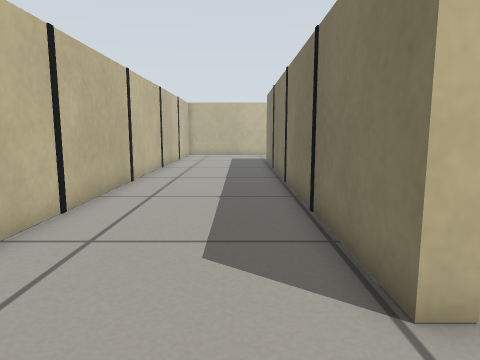
View 1 (above)

20 first-person views from a walk through a Gazebo world. The camera is 0.45 m above the floor, tilts 8° down and sees 70° across. The floor is counted in squares, 0.25 m on a side. Each view is taken from the middle of a square. On the plan, view 1 faces up. The plan holds only what a view shows up to about 17 squares ahead; the rest is blank.

View 2
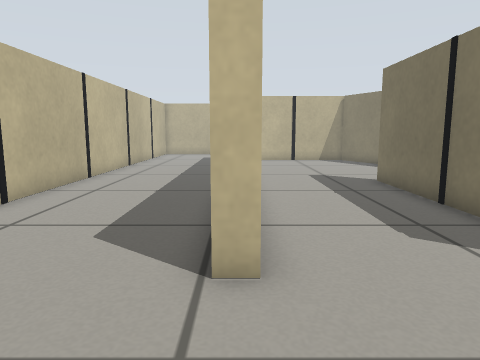

View 3
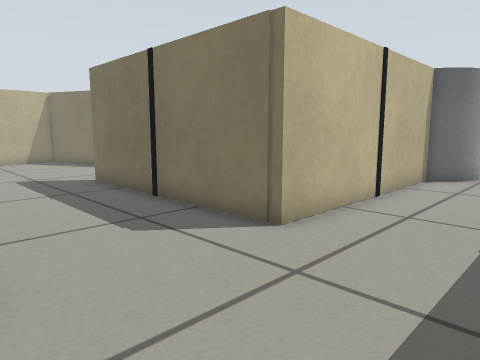

View 4
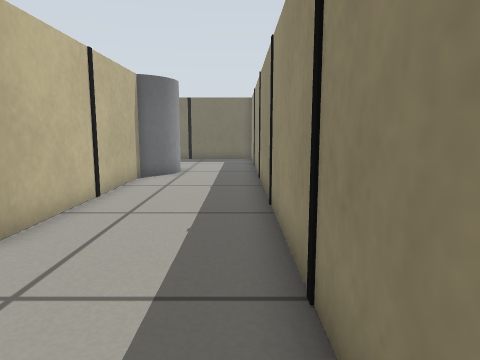

View 5
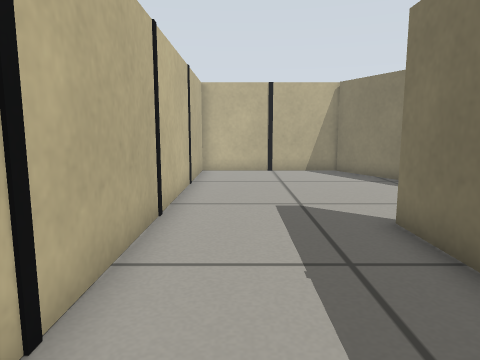

View 6
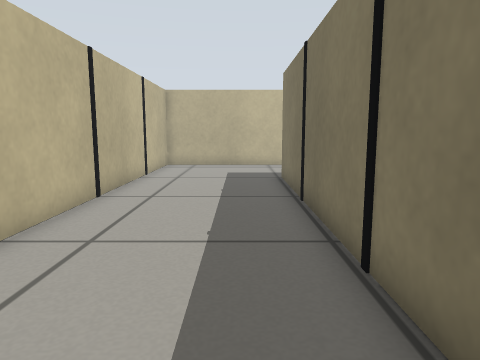

View 7
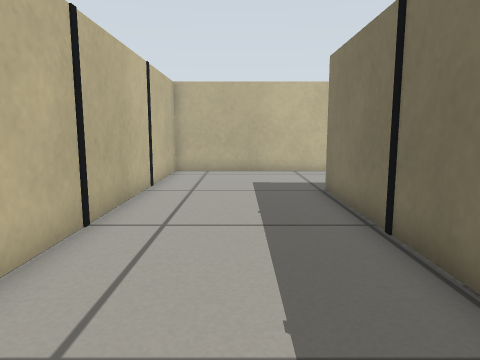

View 8
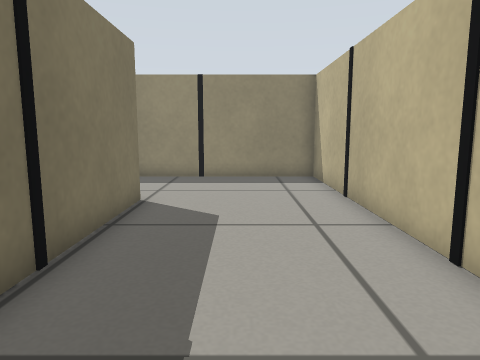

View 9
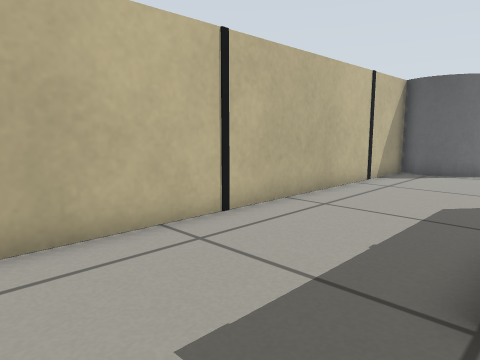

View 10
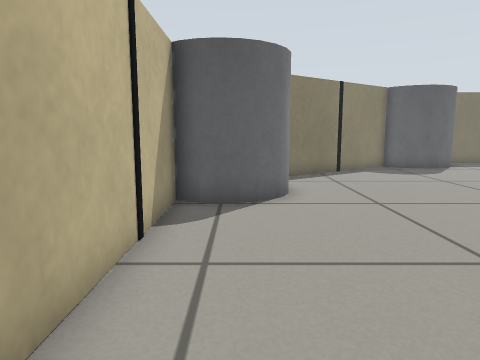

View 11
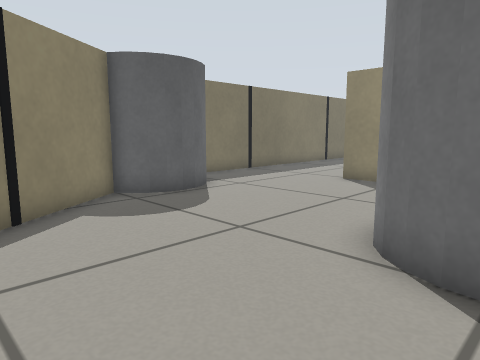

View 12
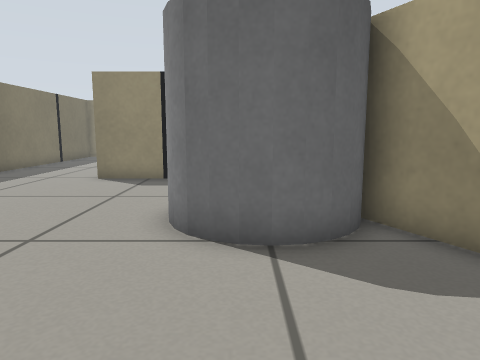

View 13
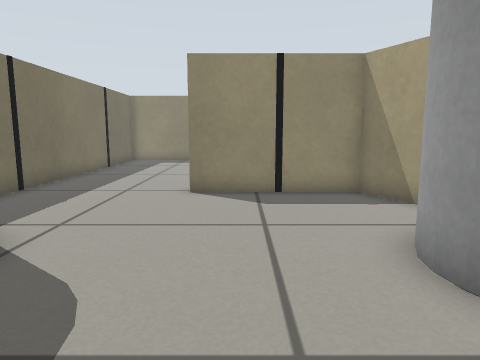

View 14
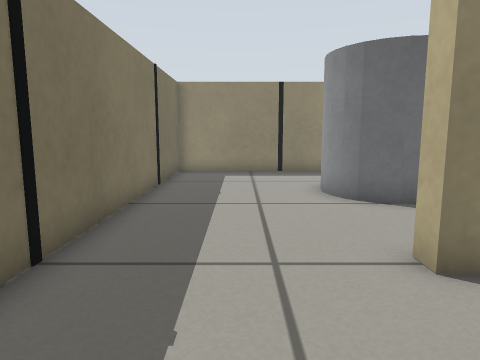

View 15
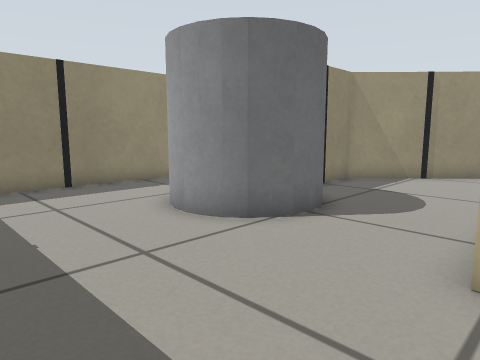

View 16
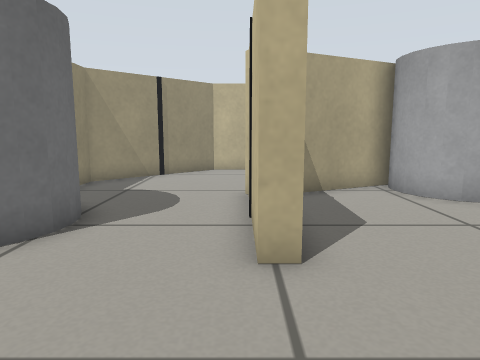

View 17
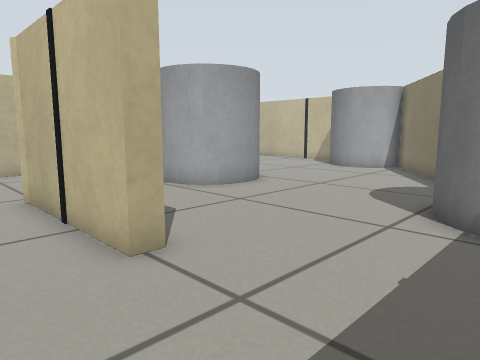

View 18
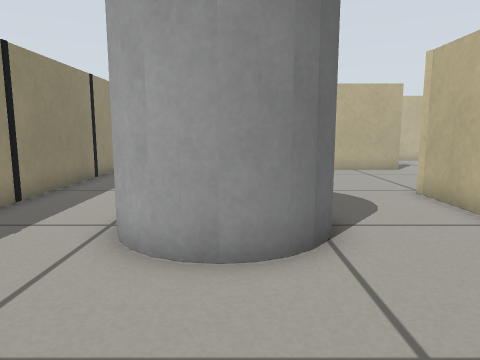

View 19
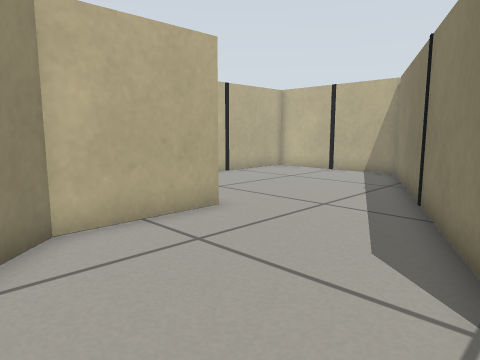

View 20
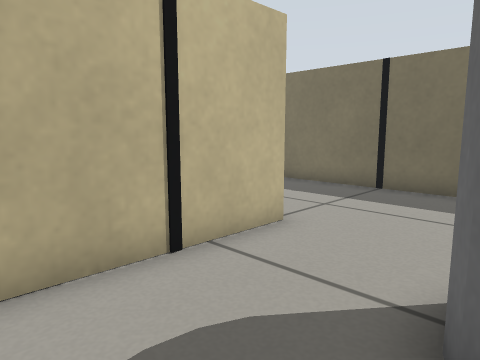

### Floor plan
Key: @ floor where view 1 was taken; # wall or solid block; . floor; B black box; C grey cylinder.
Columns run from 4 left of view 1 to 25 right of it. Each row starts with its distance up from view 1.
 27 #######B#######B###
 26 #.................C
 25 #.................C  C#
 24 #.................CCCC##
 23 #......................##
 22 B.......................#
 21 #.....###B####..........#B
 20 #.....#......#...........B
 19 #.....#......##...........#
 18 #.....#.......#..CC.......##
 17 B.....B.......##CCCC......CC
 16 #.....#........#C  C......C
 15 #.....#........BC  C......C
 14 #.....#.........#CCC.......C
 13 #.....#.........##...........#
 12 B.....B..........#...........#
 11 #.....#....##....##..........#
 10 #.....#....##.....###B##.....B
  9 #.....#....##.....###B##.....#
  8 B.....B....##................#
  7 B.....#....B#................#
  6 #.....#....###B......CC......#
  5 #.....#....# ##.....CCCC.....#
  4 #.....#....#  ##..B    C.....#
  3 B..........####B#####  C.....#
  2 #...................CCCC.....B
  1 #............................#
  0 #...@........................#
 -1 #............................#
 -2 #####B###B####B####B####B#####

Positions as (right, up) in squares from view 1, and headings:
1: (0, 0), facing up
2: (2, -1), facing up
3: (2, -1), facing up-right
4: (2, -1), facing right
5: (4, 5), facing up
6: (0, 8), facing up
7: (-1, 11), facing up
8: (-1, 12), facing down
9: (-2, 21), facing up-right
10: (5, 25), facing right
11: (13, 22), facing down-right
12: (14, 23), facing down
13: (18, 20), facing down
14: (22, 14), facing down
15: (24, 10), facing down-left
16: (24, 9), facing left
17: (24, 7), facing up-left
18: (24, 4), facing left
19: (14, 6), facing up-left
20: (14, 5), facing up-right
